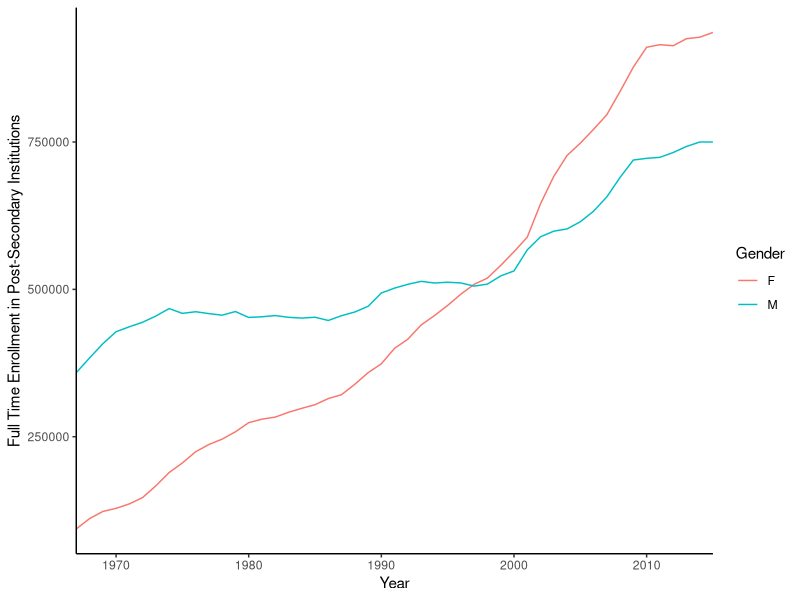
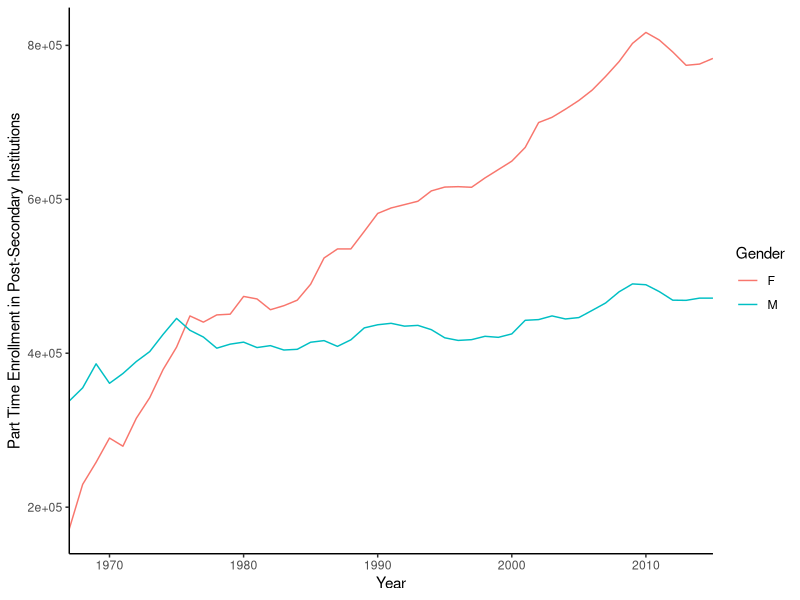

Reproduce these figures in R, in order.
## ---- chunk 1
knitr::opts_chunk$set(echo = TRUE)
library(tidyverse)



faculty <- read_csv("Faculty_salary_data_cleaned.csv")
grad <- read_csv("Grad_enrollment_cleaned.csv")
grad2 <- read_csv("Grad_enroll_clean2.csv")
median <- read_csv("Median_salary_cleaned.csv")
phd_fields <- read_csv("F_PhD_Fields.csv")
phd_tidy <- read_csv("PhD_tidy.csv")

## ---- chunk 2
# Exploratory line graphs

# full time enrollment men vs women
full_time <- grad2 %>% 
  ggplot(aes(x = Year, y = Full_time)) +
  geom_line(aes(color = Gender)) +
  theme_classic() +
  labs(
    x = "Year",
    y = "Full Time Enrollment in Post-Secondary Institutions"
  ) +
  scale_x_continuous(expand=c(0,0))

full_time

# part time enrollment men vs women 

part_time <- grad2 %>% 
  ggplot(aes(x = Year, y = Part_time)) +
  geom_line(aes(color = Gender)) +
  theme_classic() +
  labs(
    x = "Year",
    y = "Part Time Enrollment in Post-Secondary Institutions"
  ) +
  scale_x_continuous(expand=c(0,0))

part_time


## ---- chunk 3

# exploratory column graph



## ---- chunk 4

## ---- chunk 5

